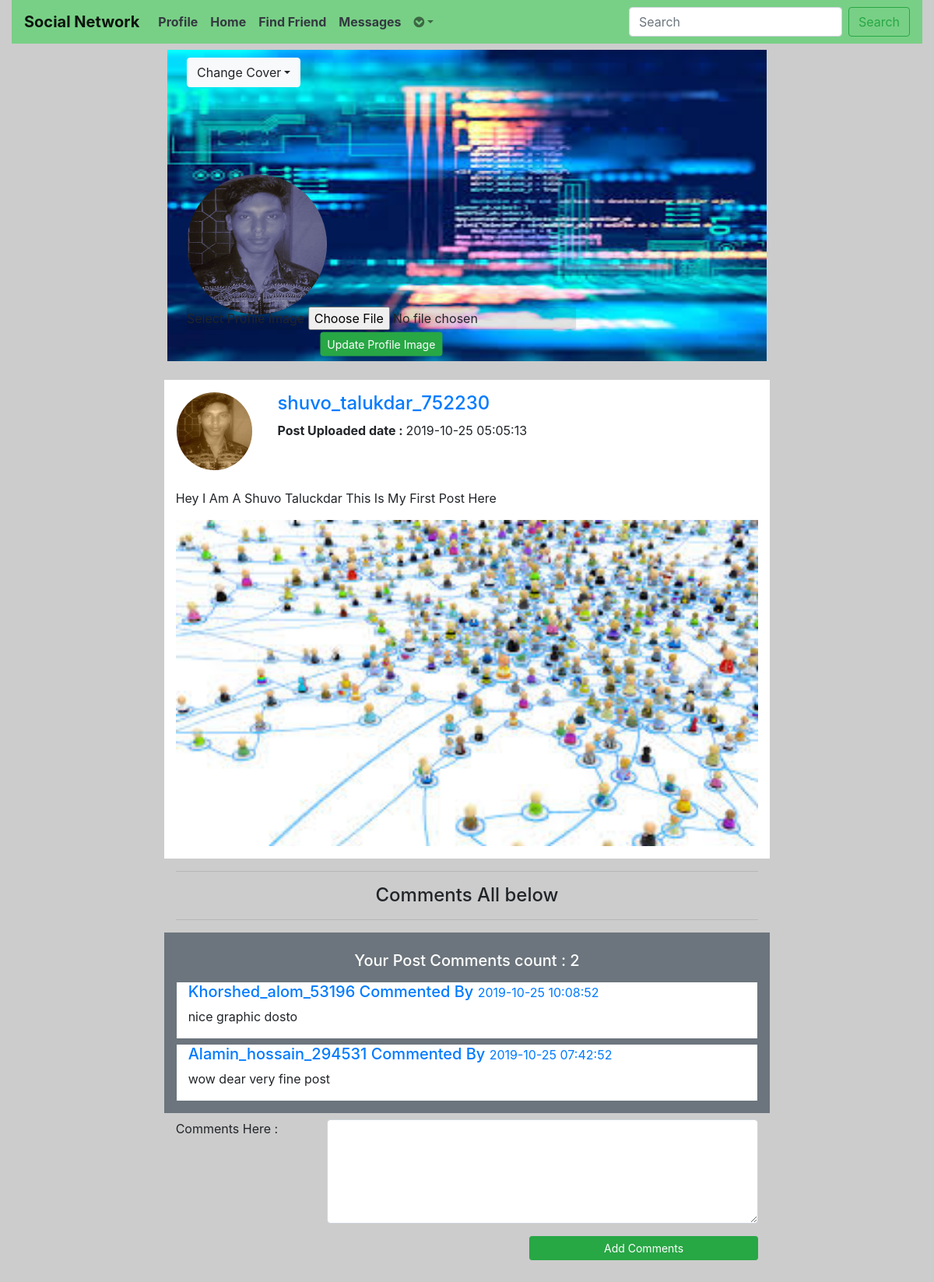
/view_post.php?post_id=12 (signed in), run on the app's committed database.
### tables this page shows
CREATE TABLE `users` (
  `user_id` int(11) NOT NULL,
  `first_name` varchar(100) NOT NULL,
  `last_name` varchar(100) NOT NULL,
  `user_name` varchar(200) NOT NULL,
  `email` varchar(200) NOT NULL,
  `pass` varchar(200) NOT NULL,
  `country` varchar(100) NOT NULL,
  `gender` varchar(60) NOT NULL,
  `dob` varchar(50) NOT NULL,
  `image` varchar(255) DEFAULT NULL,
  `description` text DEFAULT NULL,
  `cover_pic` varchar(255) DEFAULT NULL,
  `posts` varchar(200) DEFAULT NULL,
  `status` text DEFAULT NULL,
  `relationship` text DEFAULT NULL,
  `recovery_account` varchar(255) DEFAULT NULL,
  `created_at` timestamp NOT NULL DEFAULT current_timestamp() ON UPDATE current_timestamp(),
  `updated_at` timestamp NULL DEFAULT NULL
);

CREATE TABLE `posts` (
  `post_id` int(11) NOT NULL,
  `user_id` int(11) NOT NULL,
  `post_content` varchar(200) NOT NULL,
  `upload_image` varchar(200) NOT NULL,
  `created_at` timestamp NULL DEFAULT NULL,
  `updated_at` timestamp NULL DEFAULT NULL
);

CREATE TABLE `comments` (
  `com_id` int(11) NOT NULL,
  `user_id` bigint(20) NOT NULL,
  `post_id` bigint(20) NOT NULL,
  `comment` varchar(255) NOT NULL,
  `comment_author` varchar(200) NOT NULL,
  `created_at` timestamp NOT NULL DEFAULT current_timestamp() ON UPDATE current_timestamp()
);

### view_post.php (the view, shortened to what this page needs)
<!DOCTYPE html>
<html lang="en">
<head>
    <?php
    include("includes/connection.php");
    ?>
    <link href="styles/css/bootstrap.min.css" type="text/css" rel="stylesheet">
    <link href="styles/css/fonts.css" type="text/css" rel="stylesheet">
</head>
<body style="background: #cccccc;">
<div class="container-fluid">
    <?php
    include("includes/header.php");
    ?>
    <div class="row mt-2">
        <div class="col-sm-2">
        </div>
        <div class="col-sm-8">
            <div>
                <div><img src="cover/<?php echo $cover_pic;?>" class="img-fluid w-100" id="cover_pic" alt="cover" style="height: 400px;"></div>
                <form action="profile.php?u_id=<?php echo $user_id ;?>" method="post" enctype="multipart/form-data">
                    <ul class="nav pull-left" style="position: absolute;top: 10px;left: 40px;">
                        <li class="dropdown">
                            <button class="dropdown-toggle btn btn-light" data-toggle="dropdown">Change Cover</button>
                        </li>
                    </ul>
                </form>
            </div>
            <div id="profile_img">
                <img src="users/<?php echo $user_image;?>" class="rounded-circle" style="width: 180px;height: 180px;">
                <form action="profile.php?u_id=<?php echo $user_id;?>" method="post" enctype="multipart/form-data">
                    <label id="update_profile">Select Profile Image
                        <input type="file" name="u_image" required>
                    </label>
                    <input type="submit" id="button_profile" class="btn btn-sm btn-success" name="update" value="Update Profile Image">
                </form>
            </div>
        </div>
        <div class="col-md-2"></div>
    </div>
    <div class="row mt-2 p-3">
        <div class="col-md-2">
        </div>
        <div class="col-md-8">
            <?php
             include ("functions/view_and_comments.php");
             echo get_post_comments();
            ?>
        </div>
        <div class="col-md-2"></div>
    </div>
</div>
</body>
</html>

### functions/view_and_comments.php (shortened to what this page needs)
<?php
function get_post_comments(){
    $con = mysqli_connect("localhost","root","","social_network");
    if (isset($_GET['post_id'])){
        $post_id = $_GET['post_id'];
    }
    $get_post = "SELECT * FROM posts WHERE post_id = '$post_id' ";
    $get_post_result = mysqli_query($con,$get_post);
    $get_post_num = mysqli_num_rows($get_post_result);
    if($get_post_num == 1){
        $get_post_row = mysqli_fetch_array($get_post_result);
        $row_user_id = $get_post_row['user_id'];
        $row_post_content = $get_post_row['post_content'];
        $row_post_image = $get_post_row['upload_image'];
        $post_uploaded_date = $get_post_row['created_at'];
    }
    $user_id = $row_user_id;
    $get_user = "SELECT * FROM users WHERE user_id = '$user_id'";
    $get_user_result = mysqli_query($con,$get_user);
    $get_user_num = mysqli_num_rows($get_user_result);
    if ($get_user_num == 1){
        $get_user_row = mysqli_fetch_array($get_user_result);
        $row_users_id = $get_user_row['user_id'];
        $row_user_name = $get_user_row['user_name'];
        $row_user_image = $get_user_row['image'];
    }
    ?>
    <div class="row bg-white">
        <div class="col-md-2 p-3">
            <img src="users/<?php echo $row_user_image ;?>" class="img-fluid rounded-circle" style="width: 100px;height: 100px;">
        </div>
        <div class="col-md-10 p-3">
            <h4><a href="../social_network/user_profile.php?u_id=<?php echo $row_users_id;?>"><?php echo $row_user_name ;?></a></h4>
            <p><strong>Post Uploaded date : </strong><?php echo $post_uploaded_date ;?></p>
        </div>
        <div class="col-md-12 mt-2">
            <p class="text-capitalize"><?php echo $row_post_content ;?></p>
            <img src="imagepost/<?php echo $row_post_image; ?>" class="img-fluid w-100 pb-3">
        </div>
    </div>
<hr>
    <h4 class="text-center">Comments All below</h4>
    <hr>
    <div class="row mt-2 p-3 bg-secondary" id="scroll">
       <div class="col-md-12">
           <?php
           function count_comments(){
               $con = mysqli_connect("localhost","root","","social_network");
               if (isset($_GET['post_id'])) {
                   $get_post_id = $_GET['post_id'];
                   $get_comments_post = "SELECT * FROM comments WHERE post_id = '$get_post_id'";
                   $get_comments_post_result = mysqli_query($con, $get_comments_post);
                   $count_post_comments = mysqli_num_rows($get_comments_post_result);
                   return $count_post_comments;
               }
           }
           ?>
            <h5 class="text-center p-2 text-white">Your Post Comments count : <?php echo count_comments();?></h5>
           <?php
             if (count_comments() > 4){
                 ?>
                 <script>
                     $('#scroll').addClass('pre-scrollable');
                 </script>
                 <?php
             }
           ?>
    <?php
    $get_comments = "SELECT * FROM comments WHERE post_id='$post_id' AND user_id= '$row_users_id' ORDER BY com_id DESC ";
    $comments_result = mysqli_query($con,$get_comments);
    $comments_num = mysqli_num_rows($comments_result);
    if ($comments_num > 0) {
        while ($comments_row = mysqli_fetch_array($comments_result)) {
         $comment_date = $comments_row['created_at'];
            ?>
            <div class="row bg-white mt-2">
                <div class="col-md-12">
                    <h5 class="text-primary text-capitalize"><?php echo $comments_row['comment_author']; ?> commented by <small><?php echo $comment_date; ?></small></h5>
                    <p><?php echo $comments_row['comment']; ?></p>
                </div>
            </div>
            <?php
        }
    }
        ?>
       </div>
    </div>
    <div class="row mt-2">
        <div class="col-md-12">
            <form action="" method="post">
                <div class="form-group row">
                    <label class="col-md-3">Comments Here :</label>
                    <div class="col-md-9">
                        <textarea name="comment" rows="5" class="form-control"></textarea>
                    </div>
                </div>
                <div class="form-group row">
                    <label class="col-md-7"></label>
                     <div class="col-md-5">
                         <input type="submit" class="btn btn-sm btn-success w-100" name="add_comment" value="Add Comments">
                     </div>
                </div>
            </form>
        </div>
    </div>
<?php
}

### view_post.php (style rules this page uses)
#profile_img { position: absolute; top: 160px; left: 40px; }
#update_profile { position: relative; top: 5px; cursor: pointer; left: 50%; background: rgba(0,0,0,0.1); border-radius: 4px; transform: translate(-50% , -50%); }
#button_profile { position: absolute; top: 100%; left: 50%; cursor: pointer; transform: translate(-50%,-50%); }

### data on the page
users: cover_pic (picture), image (picture)
users: image (picture), user_name "shuvo_talukdar_752230"
posts: created_at "2019-10-25 05:05:13", post_content "Hey I Am A Shuvo Taluckdar This Is My First Post Here", upload_image (picture)
comments: comment_author "Khorshed_alom_53196", created_at "2019-10-25 10:08:52", comment "nice graphic dosto"
comments: comment_author "Alamin_hossain_294531", created_at "2019-10-25 07:42:52", comment "wow dear very fine post"

### other printed values
count_comments() "2"
